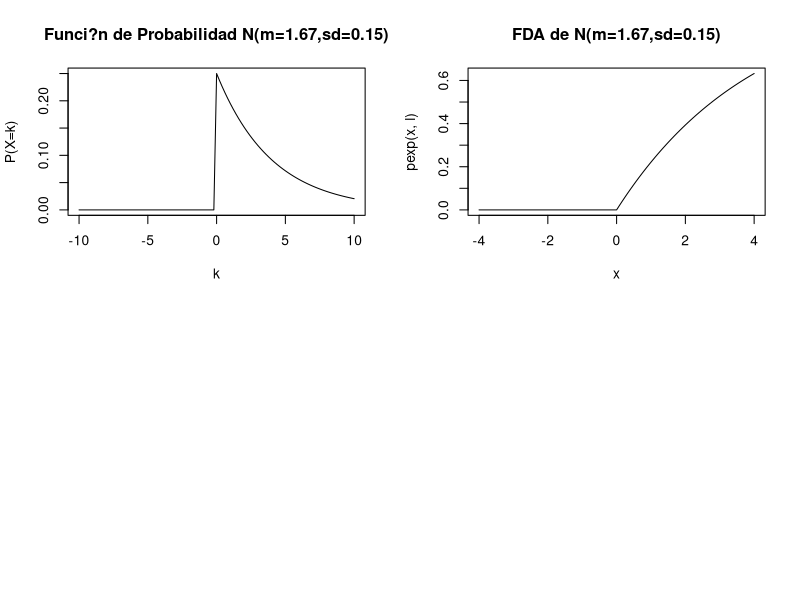

Recreate this plot in R. (Note: this script raises an error after producing the figure.)

l=1/4
average = 1/l
std.dv = (sqrt(1/l^2))
#probabilidad de que x<1.3
x5= 1.3
dexp(x5, l)
pexp(x5,l)
#probabilidad de que 1.<x<8
x2= 1
x3=8
dexp(x2,l)-dexp(x3,l)
pexp(x3,l)-pexp(x2,l)

#probabilidad de que 
x4=4
dexp(x4,l)
pexp(x4,l)


par(mfrow=c(2,2))
x=1.3
dexp(x,l)
curve(dexp(x,l),-10,10,type="l",xlab="k",ylab="P(X=k)",main="Funci?n de Probabilidad N(m=1.67,sd=0.15)")
#curve(dbinom(0:12,12,0.52),main="Densidad N(m=1.67,sd=0.15)")
curve(pexp(x,l),-4,4,main="FDA de N(m=1.67,sd=0.15)")
curve(qnorm(x,m,sd),main="Funci?n cuantil N(m=1.67,sd=0.15)")




#par(mfrow=c(2,2))
#x= dexp(x5, l)
#x
#curve(dexp(x,l),0,10,type="l",main="Dexp x=1.3")

#x= dexp(x2,l)-dexp(x3,l)
#x
#curve(dexp(x,l),0,10,main="1.<x<8")

#x=dexp(x4,l)
#x
#curve(dexp(x,l),0,10,main="x>4")

